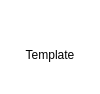
<?xml version="1.0" encoding="UTF-8"?>
<ui version="4.0">
 <class>TemplateIcon</class>
 <widget class="QWidget" name="TemplateIcon">
  <property name="geometry">
   <rect>
    <x>0</x>
    <y>0</y>
    <width>100</width>
    <height>94</height>
   </rect>
  </property>
  <property name="sizePolicy">
   <sizepolicy hsizetype="Minimum" vsizetype="Preferred">
    <horstretch>0</horstretch>
    <verstretch>0</verstretch>
   </sizepolicy>
  </property>
  <property name="minimumSize">
   <size>
    <width>100</width>
    <height>72</height>
   </size>
  </property>
  <property name="maximumSize">
   <size>
    <width>128</width>
    <height>16777215</height>
   </size>
  </property>
  <property name="palette">
   <palette>
    <active>
     <colorrole role="Base">
      <brush brushstyle="SolidPattern">
       <color alpha="255">
        <red>252</red>
        <green>252</green>
        <blue>252</blue>
       </color>
      </brush>
     </colorrole>
     <colorrole role="Window">
      <brush brushstyle="SolidPattern">
       <color alpha="255">
        <red>255</red>
        <green>255</green>
        <blue>255</blue>
       </color>
      </brush>
     </colorrole>
    </active>
    <inactive>
     <colorrole role="Base">
      <brush brushstyle="SolidPattern">
       <color alpha="255">
        <red>252</red>
        <green>252</green>
        <blue>252</blue>
       </color>
      </brush>
     </colorrole>
     <colorrole role="Window">
      <brush brushstyle="SolidPattern">
       <color alpha="255">
        <red>255</red>
        <green>255</green>
        <blue>255</blue>
       </color>
      </brush>
     </colorrole>
    </inactive>
    <disabled>
     <colorrole role="Base">
      <brush brushstyle="SolidPattern">
       <color alpha="255">
        <red>255</red>
        <green>255</green>
        <blue>255</blue>
       </color>
      </brush>
     </colorrole>
     <colorrole role="Window">
      <brush brushstyle="SolidPattern">
       <color alpha="255">
        <red>255</red>
        <green>255</green>
        <blue>255</blue>
       </color>
      </brush>
     </colorrole>
    </disabled>
   </palette>
  </property>
  <property name="mouseTracking">
   <bool>true</bool>
  </property>
  <property name="windowTitle">
   <string>Template</string>
  </property>
  <property name="autoFillBackground">
   <bool>true</bool>
  </property>
  <layout class="QVBoxLayout" name="verticalLayout">
   <property name="spacing">
    <number>0</number>
   </property>
   <property name="leftMargin">
    <number>3</number>
   </property>
   <property name="topMargin">
    <number>0</number>
   </property>
   <property name="rightMargin">
    <number>3</number>
   </property>
   <property name="bottomMargin">
    <number>6</number>
   </property>
   <item>
    <widget class="QLabel" name="icon">
     <property name="sizePolicy">
      <sizepolicy hsizetype="Minimum" vsizetype="Minimum">
       <horstretch>0</horstretch>
       <verstretch>1</verstretch>
      </sizepolicy>
     </property>
     <property name="minimumSize">
      <size>
       <width>48</width>
       <height>48</height>
      </size>
     </property>
     <property name="text">
      <string/>
     </property>
     <property name="pixmap">
      <pixmap resource="../icons/icons.qrc">:/icons/icon.png</pixmap>
     </property>
     <property name="alignment">
      <set>Qt::AlignCenter</set>
     </property>
    </widget>
   </item>
   <item>
    <widget class="QLabel" name="filename">
     <property name="sizePolicy">
      <sizepolicy hsizetype="Minimum" vsizetype="Preferred">
       <horstretch>0</horstretch>
       <verstretch>0</verstretch>
      </sizepolicy>
     </property>
     <property name="minimumSize">
      <size>
       <width>0</width>
       <height>40</height>
      </size>
     </property>
     <property name="text">
      <string>Template</string>
     </property>
     <property name="alignment">
      <set>Qt::AlignHCenter|Qt::AlignTop</set>
     </property>
     <property name="wordWrap">
      <bool>true</bool>
     </property>
    </widget>
   </item>
  </layout>
 </widget>
 <resources>
  <include location="../icons/icons.qrc"/>
 </resources>
 <connections/>
</ui>
